Frame 1 (no input): blank canvas, image omitted
Frame 60 (the mouse pressed at the canvas centre just before this capture): blank canvas, image omitted
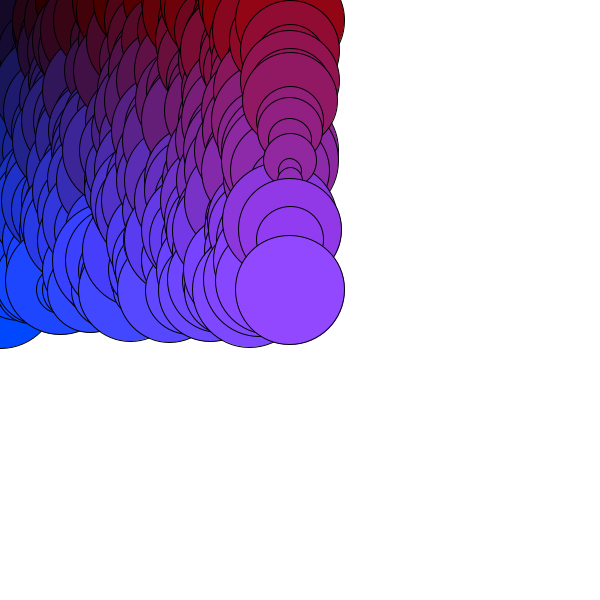
Frame 120 (the mouse held since frame 60 and released just before this capture)

The Processing sketch whose frames 1 and 60 were blank and that drew this single picture after the mouse press (run headless with seeded random() and noise(); from frame 60 on, the mouse is pressed at the canvas centre):

// Processing sketch: processing_136784
// ── processing_136784.pde

void setup() {
size(600,600);
}
void draw() {
  background(255);
for(int a = 0; a < mouseX; a=a+10){
for(int b = 0; b < mouseY; b=b+10){
  fill(a/2,b/4,b);
  float tamano = random(120);
  ellipse(a,b,tamano, tamano);
}
}
}
